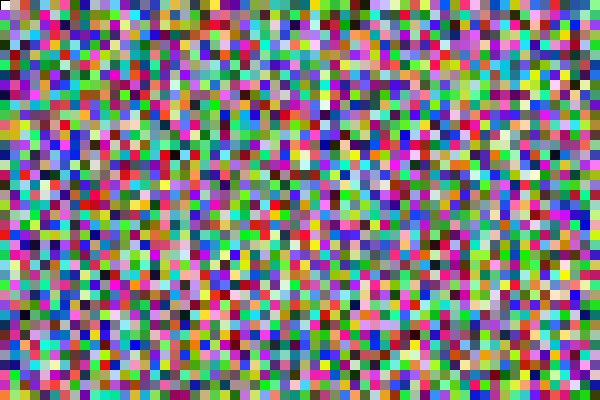
Frame 1 (no input)
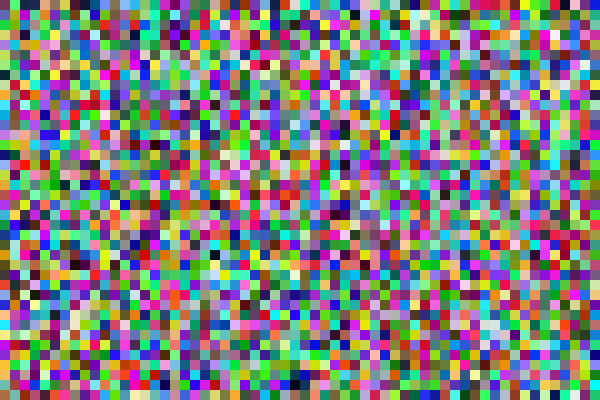
Frame 60 (the mouse pressed at the canvas centre just before this capture)
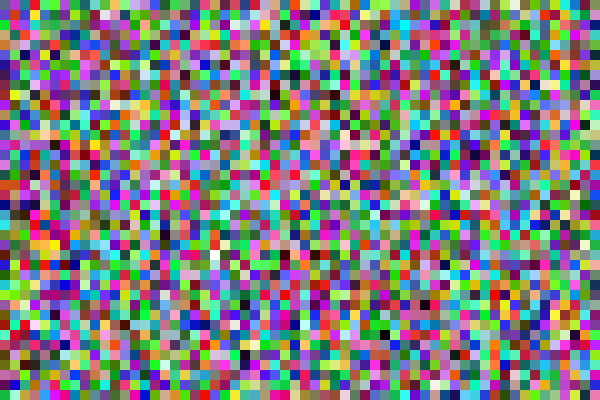
Frame 120 (the mouse held since frame 60 and released just before this capture)

The Processing sketch that drew these frames (run headless with seeded random() and noise(); from frame 60 on, the mouse is pressed at the canvas centre):

// Processing sketch: rgb_noise
// ── rgb_noise.pde
  int res = 10;
  int rows, cols;
  int r, g, b;

void setup() {
  size(600, 400);
  rows = height / res;
  cols = width / res;
}

void draw() {
  for (int i = 0; i < cols; i++) {                            // Declare columns
    for (int j = 0; j < rows; j++) {                          // For each column; create a row
      rect(i*res, j*res, res, res);                           // Draw a rectangle at current i,j
      fill(random(0, 255), random(0, 255), random(0, 255));   // Fill the rectangle with a random RGB-value 
      noStroke();
    }
  }
}
